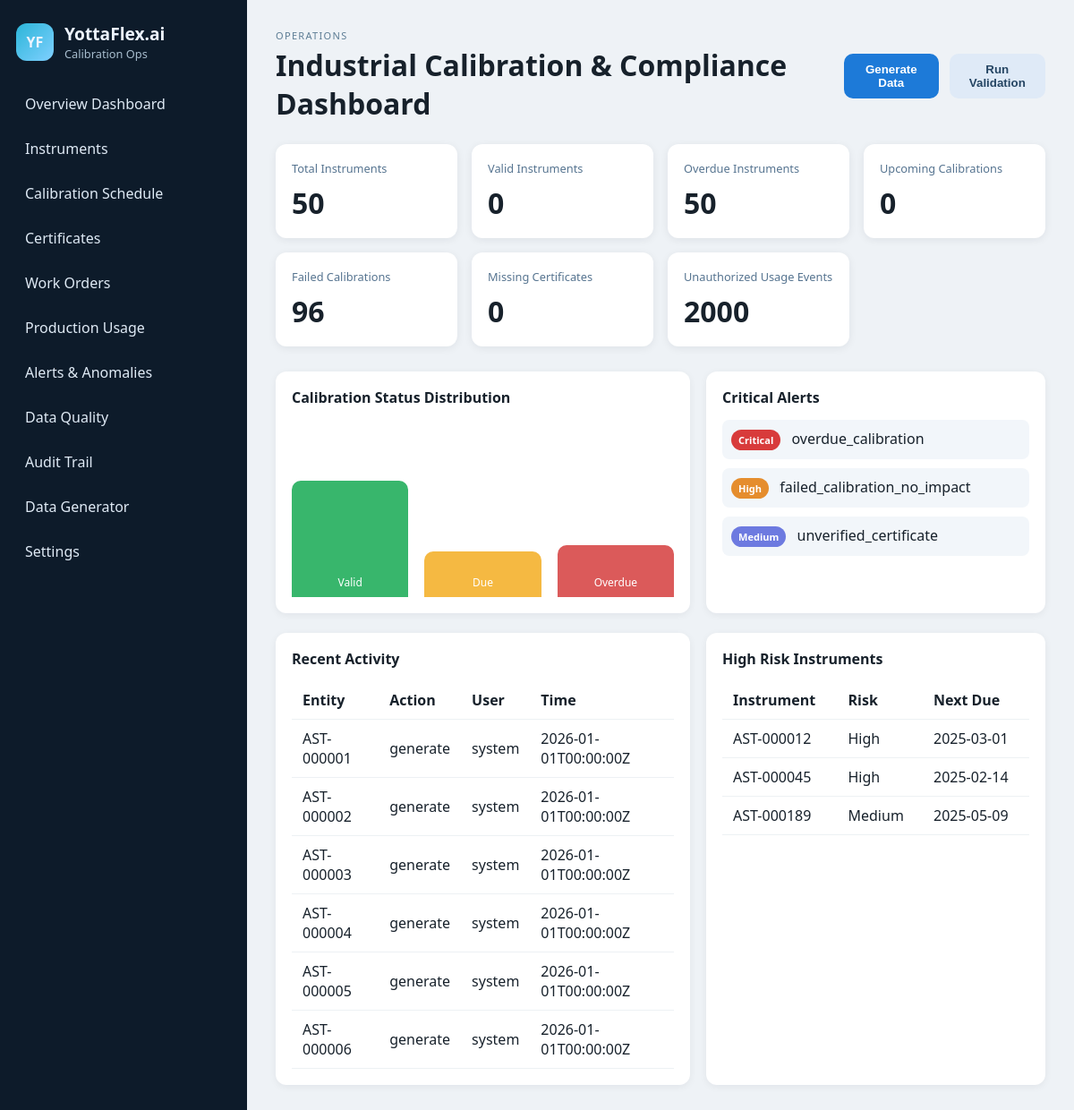
The page / on the database its author committed.
### tables this page shows
CREATE TABLE audit_record (
    id INTEGER PRIMARY KEY AUTOINCREMENT,
    event_id TEXT UNIQUE NOT NULL,
    entity_type TEXT NOT NULL,
    entity_id TEXT NOT NULL,
    action TEXT NOT NULL,
    previous_state TEXT,
    new_state TEXT,
    user_name TEXT NOT NULL,
    created_at TEXT NOT NULL,
    reason TEXT
);

### yottaflex/app.py (the view)
    @app.route('/')
    def index():
        return dashboard()

### yottaflex/db.py (called while the page is built)
def get_connection(database_path=None):
    path = database_path or os.getenv('DATABASE_PATH')
    if not path:
        os.makedirs(str(BASE_DIR / 'data'), exist_ok=True)
        path = str(BASE_DIR / 'data' / 'yottaflex.db')
    os.makedirs(os.path.dirname(path) or '.', exist_ok=True)
    conn = sqlite3.connect(path)
    conn.row_factory = sqlite3.Row
    return conn

### templates/dashboard.html (shortened to what this page needs)
{% extends 'base.html' %}
{% block content %}
<div class="page-head">
  <div>
    <div class="eyebrow">Operations</div>
    <h1>Industrial Calibration & Compliance Dashboard</h1>
  </div>
  <div class="top-actions">
    <button class="primary-btn" onclick="location.href='/generator'">Generate Data</button>
    <button class="secondary-btn" onclick="location.href='/quality'">Run Validation</button>
  </div>
</div>
<div class="kpi-grid">
  <div class="kpi-card"><span>Total Instruments</span><strong>{{ total_instruments }}</strong></div>
  <div class="kpi-card"><span>Valid Instruments</span><strong>{{ valid_instruments }}</strong></div>
  <div class="kpi-card"><span>Overdue Instruments</span><strong>{{ overdue_instruments }}</strong></div>
  <div class="kpi-card"><span>Upcoming Calibrations</span><strong>{{ upcoming_calibrations }}</strong></div>
  <div class="kpi-card"><span>Failed Calibrations</span><strong>{{ failed_calibrations }}</strong></div>
  <div class="kpi-card"><span>Missing Certificates</span><strong>{{ missing_certificates }}</strong></div>
  <div class="kpi-card"><span>Unauthorized Usage Events</span><strong>{{ unauthorized_usage }}</strong></div>
</div>
<div class="two-col">
  <div class="panel">
    <div class="panel-header">Calibration Status Distribution</div>
    <div class="chart-bars">
      <div class="bar valid" style="height: 68%">Valid</div>
      <div class="bar due" style="height: 24%">Due</div>
      <div class="bar overdue" style="height: 28%">Overdue</div>
    </div>
  </div>
  <div class="panel">
    <div class="panel-header">Critical Alerts</div>
    <ul class="alert-list">
      {% for a in alerts %}
      <li><span class="severity severity-{{ a[1].lower() }}">{{ a[1] }}</span> {{ a[0] }}</li>
      {% endfor %}
    </ul>
  </div>
</div>
<div class="two-col">
  <div class="panel">
    <div class="panel-header">Recent Activity</div>
    <table class="table">
      <thead><tr><th>Entity</th><th>Action</th><th>User</th><th>Time</th></tr></thead>
      <tbody>
        {% for row in recent_activity %}
        <tr><td>{{ row.entity_id }}</td><td>{{ row.action }}</td><td>{{ row.user_name }}</td><td>{{ row.created_at }}</td></tr>
        {% endfor %}
      </tbody>
    </table>
  </div>
  <div class="panel">
    <div class="panel-header">High Risk Instruments</div>
    <table class="table">
      <thead><tr><th>Instrument</th><th>Risk</th><th>Next Due</th></tr></thead>
      <tbody>
        <tr><td>AST-000012</td><td>High</td><td>2025-03-01</td></tr>
        <tr><td>AST-000045</td><td>High</td><td>2025-02-14</td></tr>
        <tr><td>AST-000189</td><td>Medium</td><td>2025-05-09</td></tr>
      </tbody>
    </table>
  </div>
</div>
{% endblock %}

### templates/base.html (shortened to what this page needs)
<!doctype html>
<html lang="en">
  <head>
    <link rel="stylesheet" href="{{ url_for('static', filename='styles.css') }}">
  </head>
  <body>
    <div class="app-shell">
      <aside class="sidebar">
        <div class="brand">
          <div class="brand-mark">YF</div>
          <div>
            <div class="brand-name">YottaFlex.ai</div>
            <div class="brand-sub">Calibration Ops</div>
          </div>
        </div>
        <nav>
          <a href="/dashboard" class="nav-item">Overview Dashboard</a>
          <a href="/instruments" class="nav-item">Instruments</a>
          <a href="/calibration" class="nav-item">Calibration Schedule</a>
          <a href="/certificates" class="nav-item">Certificates</a>
          <a href="/work-orders" class="nav-item">Work Orders</a>
          <a href="/usage" class="nav-item">Production Usage</a>
          <a href="/alerts" class="nav-item">Alerts & Anomalies</a>
          <a href="/quality" class="nav-item">Data Quality</a>
          <a href="/audit" class="nav-item">Audit Trail</a>
          <a href="/generator" class="nav-item">Data Generator</a>
          <a href="/settings" class="nav-item">Settings</a>
        </nav>
      </aside>
      <main class="content">
        {% block content %}{% endblock %}
      </main>
    </div>
  </body>
</html>

### static/styles.css (style rules this page uses)
body { margin:0; font-family:Segoe UI, Arial,sans-serif; background:#eef2f6; color:#17212b; }
.app-shell { display:flex; min-height:100vh; }
.sidebar { width:240px; background:#0d1b2a; color:#edf4ff; padding:24px 18px; }
.brand { display:flex; align-items:center; gap:12px; margin-bottom:24px; }
.brand-mark { width:42px; height:42px; border-radius:12px; background:linear-gradient(135deg,#2bb5d8,#7fd0ff); display:flex; align-items:center; justify-content:center; font-weight:700; }
.brand-name { font-size:1.2rem; font-weight:700; }
.brand-sub { font-size:0.8rem; color:#a8becf; }
.nav-item { display:block; padding:12px 10px; border-radius:8px; color:#dfeaf5; text-decoration:none; margin:4px 0; }
.content { flex:1; padding:32px; }
.page-head { display:flex; justify-content:space-between; align-items:center; margin-bottom:24px; }
.eyebrow { text-transform:uppercase; letter-spacing:.12em; color:#5d7d95; font-size:11px; }
h1 { margin: 4px 0 0; font-size:2rem; }
.top-actions { display:flex; gap:12px; }
.primary-btn, .secondary-btn { padding:10px 18px; border:none; border-radius:10px; cursor:pointer; font-weight:600; }
.primary-btn { background:#1d7ad8; color:white; }
.secondary-btn { background:#dfeaf7; color:#254563; }
.kpi-grid { display:grid; grid-template-columns: repeat(auto-fit, minmax(180px,1fr)); gap:16px; margin-bottom:28px; }
.kpi-card { background:white; border-radius:12px; padding:18px; box-shadow:0 2px 10px rgba(15,23,42,.07); }
.kpi-card span { color:#567490; display:block; font-size:.8rem; margin-bottom:8px; }
.kpi-card strong { font-size:2rem; }
.two-col { display:grid; grid-template-columns:1.1fr 0.9fr; gap:18px; margin-bottom:22px; }
.panel { background:#fff; border-radius:12px; box-shadow:0 2px 8px rgba(15,23,42,.06); padding:18px; }
.panel-header { font-weight:700; margin-bottom:14px; }
.chart-bars { display:flex; align-items:flex-end; gap:18px; height:180px; padding-top:18px; }
.bar { flex:1; text-align:center; border-radius:10px 10px 0 0; color:white; font-size:.75rem; display:flex; align-items:flex-end; justify-content:center; padding-bottom:8px; }
.bar.valid { background:#38b66c; }
.bar.due { background:#f5b942; }
.bar.overdue { background:#db5a5a; }
.alert-list { list-style:none; padding:0; margin:0; display:grid; gap:10px; }
.alert-list li { background:#f2f6fa; border-radius:8px; padding:10px; }
.severity { display:inline-block; padding:4px 8px; border-radius:999px; font-size:11px; font-weight:700; color:white; margin-right:8px; }
.severity-critical { background:#d83b3b; }
.severity-high { background:#e58d2d; }
.severity-medium { background:#6d7ae0; }
.table { width:100%; border-collapse:collapse; }
.table th, .table td { padding:10px 12px; border-bottom:1px solid #edf1f4; text-align:left; }

### rows shown on the page
audit_record: entity_id "AST-000001", action "generate", user_name "system", created_at "2026-01-01T00:00:00Z"
audit_record: entity_id "AST-000002", action "generate", user_name "system", created_at "2026-01-01T00:00:00Z"
audit_record: entity_id "AST-000003", action "generate", user_name "system", created_at "2026-01-01T00:00:00Z"
audit_record: entity_id "AST-000004", action "generate", user_name "system", created_at "2026-01-01T00:00:00Z"
audit_record: entity_id "AST-000005", action "generate", user_name "system", created_at "2026-01-01T00:00:00Z"
audit_record: entity_id "AST-000006", action "generate", user_name "system", created_at "2026-01-01T00:00:00Z"

### other values the page prints
{{ total_instruments }} "50"
{{ valid_instruments }} "0"
{{ overdue_instruments }} "50"
{{ upcoming_calibrations }} "0"
{{ failed_calibrations }} "96"
{{ missing_certificates }} "0"
{{ unauthorized_usage }} "2000"
{{ a[1] }} "Critical" "High" "Medium"
{{ a[0] }} "overdue_calibration" "failed_calibration_no_impact" "unverified_certificate"
